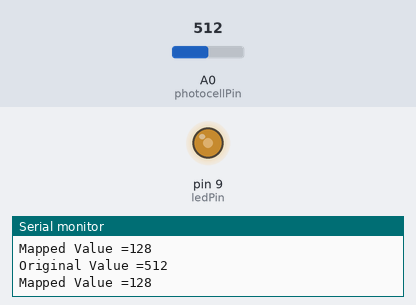
A sketch run on a simulated Arduino Uno, built with avr-gcc and run on an emulated ATmega328P. Shown: output pins drawn as LEDs (lit = HIGH), the last lines printed to the serial monitor. The test bench sets the inputs (shaded band); at power-on: A0 (photocellPin) = 512.

Above: at 1.2 s.
1.3 s: A0 (photocellPin) set to 530
At 2.4 s:
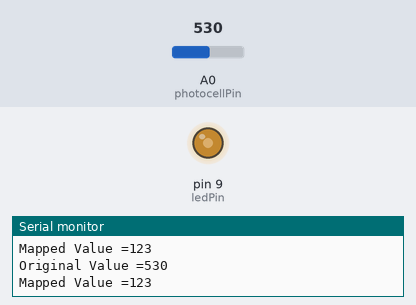
4.3 s: A0 (photocellPin) set to 560
At 5.5 s:
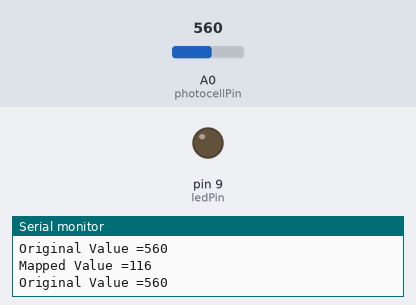
5.8 s: A0 (photocellPin) set to 0
At 7.0 s:
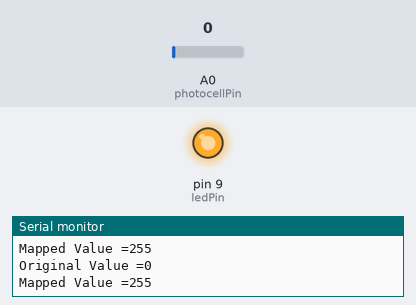
7.3 s: A0 (photocellPin) set to 306
At 8.0 s:
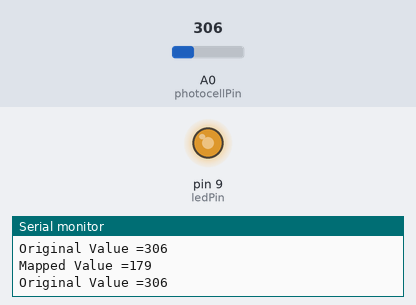
8.8 s: A0 (photocellPin) set to 511
At 10.3 s:
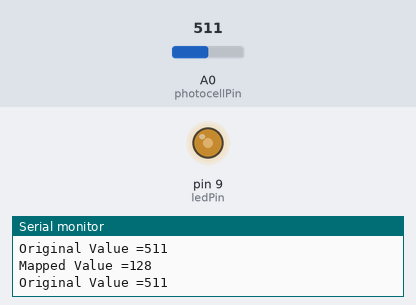
Timing chart, 0 to 11.3 s (numbered marks = the images above; inputs shaded):
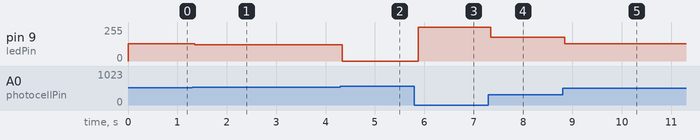

The sketch:

LED-LDR-serial.ino
```cpp
const int photocellPin = A0;     // the cell and 10K pulldown are connected to a0
const int ledPin = 9;     // the number of the LED pin

int photocellVal;     // the analog reading from the sensor divider
int ledBrightness = 0; // will be used to alter the brightness of a LED

void setup() {
  Serial.begin(9600);
  // declare pin 9 to be an output for the buzzer:
  pinMode(photocellPin, INPUT);
  pinMode(ledPin, OUTPUT);
}

void loop() {
  photocellVal = analogRead(photocellPin);  // read the input from the LDR
  ledBrightness = map(photocellVal, 0, 1023, 255, 0); // Map the analogue range (0-1023) to the pwm range (0-255)

  Serial.print( "Original Value =");
  Serial.println(photocellVal);
  Serial.print("Mapped Value =");
  Serial.println(ledBrightness);

  if (ledBrightness > 120) { //create a threashold to switch light on
    analogWrite(ledPin, ledBrightness); //very the pitch of the buzzer depending on the light falling on the LDR (Photocell)
  } else {
    analogWrite(ledPin, 0);
  }
}
```

Measured:
- the behaviour switches between 541 and 542 on A0 (photocellPin) (found by bisection; images 1 and 2)
- after the input at 1.3 s, pin 9 (ledPin): 128/255 → 123/255 after 0.05 s
- after the input at 4.3 s, pin 9 (ledPin): 123/255 → 0/255 at once
- after the input at 5.8 s, pin 9 (ledPin): 0/255 → 255/255 after 0.08 s
- after the input at 7.3 s, pin 9 (ledPin): 255/255 → 179/255 at once
- after the input at 8.8 s, pin 9 (ledPin): 179/255 → 128/255 at once
